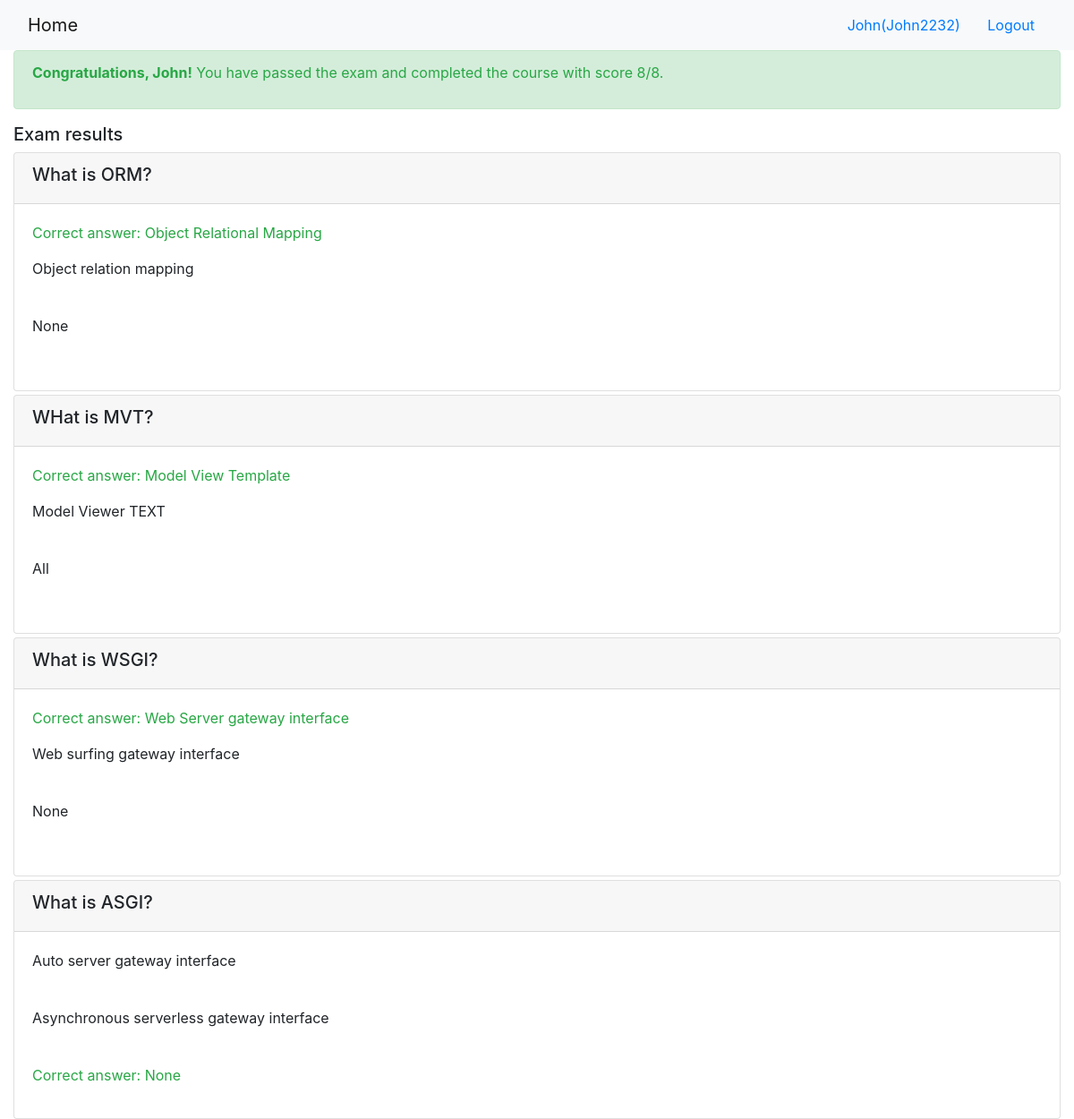
/onlinecourse/course/1/submission/1/result/ (signed in), run on the app's committed database.
### onlinecourse/models.py (models this page shows)
class Question(models.Model):
    course = models.ForeignKey(Course, on_delete = models.CASCADE)
    question_text = models.TextField()
    grade = models.IntegerField(default = 0)
    def is_get_score(self, selected_ids):
        all_answers = self.choice_set.filter(is_correct=True).count()
        selected_correct = self.choice_set.filter(is_correct=True, id__in=selected_ids).count()
        if all_answers == selected_correct:
            return True
        else:
            return False

class Choice(models.Model):
    question = models.ForeignKey(Question, on_delete= models.CASCADE)
    choice_text = models.TextField()
    is_correct = models.BooleanField(default = False)

### onlinecourse/views.py (the view)
# urls.py: path('course/<int:course_id>/submission/<int:submission_id>/result/',views.show_exam_result,name='show_exam_result'),
def show_exam_result(request, course_id, submission_id):
    course = Course.objects.get(id=course_id)
    submission = Submission.objects.get(id=submission_id)
    max_score =0
    score = 0
    for question in Question.objects.filter(course=course_id):
        max_score += question.grade
        if question.is_get_score(submission.choices.filter(question=question)):
            score += question.grade
    grade = int((score / max_score)*100)
    context = {}
    context['user'] = request.user
    context['course'] = course
    context['max_score'] = max_score
    context['score'] = score
    context['grade'] = grade
    context['submission'] = submission
    context['choices'] = list(submission.choices.all())
    return render(request,'onlinecourse/exam_result_bootstrap.html',context)

### onlinecourse/templates/onlinecourse/exam_result_bootstrap.html (shortened to what this page needs)
<!DOCTYPE html>
<html lang="en">
<head>
    {% load static %}
    <link rel="stylesheet" href="https://maxcdn.bootstrapcdn.com/bootstrap/4.5.2/css/bootstrap.min.css">
</head>
<body>
 <nav class="navbar navbar-light bg-light">
    <div class="container-fluid">
        <div class="navbar-header">
              <a class="navbar-brand" href="{% url 'onlinecourse:index' %}">Home</a>
        </div>
        <ul class="nav navbar-nav navbar-right">
            {% if user.is_authenticated %}
            <li>
                <a class="btn btn-link" href="#">{{ user.first_name }}({{ user.username }})</a>
                <a class="btn btn-link" href="{% url 'onlinecourse:logout' %}">Logout</a>
            </li>
            {% endif %}
        </ul>
    </div>
</nav>
<div class="container-fluid">
    {% if grade > 80 %}
    <div class="alert alert-success">
        <p class="text text-success"><b>Congratulations, {{user.first_name}}!</b> You have passed the exam and completed the course with score {{ score }}/{{ max_score }}.</p>
    </div>
        {% else %}
        <div class="alert alert-danger">
            <p class="text text-danger"><b>Failed</b> Sorry, {{user.first_name}} You have failed with score {{ score }}/{{ max_score }}.</p>
        </div>
        <a class="btn btn-link text-danger" href="{% url 'onlinecourse:course_details' course.id %}">Re-test</a>
        {% endif %}
        <div class="card-columns-vertical mt-1">
        <h5 class="">Exam results</h5>
            {% for question in course.question_set.all %}
                <div class="card mt-1">
                    <div class="card-header"><h5>{{ question.question_text}}</h5></div>
                    <div class="card-body">
                        {% for choice in question.choice_set.all %}
                              {% if choice.is_correct is True and choice in choices %}
                              <p class="text text-success"> Correct answer: {{choice.choice_text}}</p>
                              {% elif choice.is_correct is True and choice not in choices %}
                              <p class="text text-warning">Not selected: {{choice.choice_text}}</p>
                              {% elif choice.is_correct is False and choice in choices %}
                              <p class="text text-danger">Wrong Answer: {{choice.choice_text}}</p>
                              {% else %}
                              <p>{{choice.choice_text}}</p> <br>
                              {% endif %}
                        {% endfor %}
                    </div>
                </div>
                {% endfor %}
        </div>
    </div>
</body>
</html>

### data on the page
Question: question_text "What is ORM?"
Choice: choice_text "Object Relational Mapping"
Choice: choice_text "Object relation mapping"
Choice: choice_text "None"
Question: question_text "WHat is MVT?"
Choice: choice_text "Model View Template"
Choice: choice_text "Model Viewer TEXT"
Choice: choice_text "All"
Question: question_text "What is WSGI?"
Choice: choice_text "Web Server gateway interface"
Choice: choice_text "Web surfing gateway interface"
Choice: choice_text "None"
Question: question_text "What is ASGI?"
Choice: choice_text "Auto server gateway interface"
Choice: choice_text "Asynchronous serverless gateway interface"
Choice: choice_text "None"

### other printed values
{{ user.first_name }} "John"
{{ user.username }} "John2232"
{{ score }} "8"
{{ max_score }} "8"
